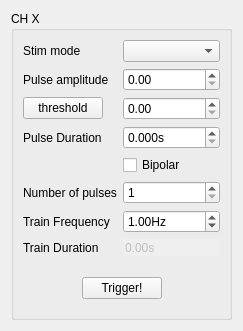
<?xml version="1.0" encoding="UTF-8"?>
<ui version="4.0">
 <class>Form</class>
 <widget class="QWidget" name="Form">
  <property name="geometry">
   <rect>
    <x>0</x>
    <y>0</y>
    <width>238</width>
    <height>311</height>
   </rect>
  </property>
  <property name="windowTitle">
   <string>Form</string>
  </property>
  <layout class="QHBoxLayout" name="horizontalLayout">
   <item>
    <widget class="QGroupBox" name="channelGroupBox">
     <property name="title">
      <string>CH X</string>
     </property>
     <property name="checkable">
      <bool>false</bool>
     </property>
     <layout class="QFormLayout" name="formLayout">
      <item row="0" column="0">
       <widget class="QLabel" name="label_10">
        <property name="text">
         <string>Stim mode</string>
        </property>
       </widget>
      </item>
      <item row="0" column="1">
       <widget class="QComboBox" name="stimModeComboBox"/>
      </item>
      <item row="1" column="0">
       <widget class="QLabel" name="label_7">
        <property name="text">
         <string>Pulse amplitude</string>
        </property>
       </widget>
      </item>
      <item row="1" column="1">
       <widget class="ScienDSpinBox" name="stimAmplitudeSpinBox"/>
      </item>
      <item row="4" column="1">
       <widget class="QCheckBox" name="isBipolarCheckBox">
        <property name="toolTip">
         <string>In bipolar mode, the pulse is symetrical relative to 0</string>
        </property>
        <property name="text">
         <string>Bipolar</string>
        </property>
       </widget>
      </item>
      <item row="6" column="0">
       <widget class="QLabel" name="label_8">
        <property name="text">
         <string>Number of pulses</string>
        </property>
       </widget>
      </item>
      <item row="6" column="1">
       <widget class="QSpinBox" name="stimNPulsesSpinBox">
        <property name="minimum">
         <number>1</number>
        </property>
        <property name="maximum">
         <number>999999999</number>
        </property>
       </widget>
      </item>
      <item row="7" column="0">
       <widget class="QLabel" name="label_9">
        <property name="text">
         <string>Train Frequency</string>
        </property>
       </widget>
      </item>
      <item row="7" column="1">
       <widget class="ScienDSpinBox" name="stimTrainFreqSpinBox">
        <property name="suffix">
         <string>Hz</string>
        </property>
        <property name="decimals">
         <number>2</number>
        </property>
        <property name="value">
         <double>1.000000000000000</double>
        </property>
       </widget>
      </item>
      <item row="8" column="0">
       <widget class="QLabel" name="label_11">
        <property name="text">
         <string>Train Duration</string>
        </property>
       </widget>
      </item>
      <item row="8" column="1">
       <widget class="ScienDSpinBox" name="stimTrainDurationSpinBox">
        <property name="enabled">
         <bool>false</bool>
        </property>
        <property name="frame">
         <bool>false</bool>
        </property>
        <property name="buttonSymbols">
         <enum>QAbstractSpinBox::NoButtons</enum>
        </property>
        <property name="suffix">
         <string>s</string>
        </property>
       </widget>
      </item>
      <item row="9" column="1">
       <spacer name="verticalSpacer">
        <property name="orientation">
         <enum>Qt::Vertical</enum>
        </property>
        <property name="sizeHint" stdset="0">
         <size>
          <width>20</width>
          <height>40</height>
         </size>
        </property>
       </spacer>
      </item>
      <item row="10" column="0" colspan="2">
       <widget class="QWidget" name="widget" native="true">
        <layout class="QHBoxLayout" name="horizontalLayout_2">
         <item>
          <spacer name="horizontalSpacer">
           <property name="orientation">
            <enum>Qt::Horizontal</enum>
           </property>
           <property name="sizeHint" stdset="0">
            <size>
             <width>40</width>
             <height>20</height>
            </size>
           </property>
          </spacer>
         </item>
         <item>
          <widget class="QPushButton" name="trigStimPushButton">
           <property name="text">
            <string>Trigger!</string>
           </property>
           <property name="icon">
            <iconset>
             <normalon>:/icons/Lightning</normalon>
            </iconset>
           </property>
          </widget>
         </item>
         <item>
          <spacer name="horizontalSpacer_2">
           <property name="orientation">
            <enum>Qt::Horizontal</enum>
           </property>
           <property name="sizeHint" stdset="0">
            <size>
             <width>40</width>
             <height>20</height>
            </size>
           </property>
          </spacer>
         </item>
        </layout>
       </widget>
      </item>
      <item row="3" column="1">
       <widget class="ScienDSpinBox" name="stimDurationSpinBox">
        <property name="suffix">
         <string>s</string>
        </property>
        <property name="decimals">
         <number>3</number>
        </property>
        <property name="minimum">
         <double>0.000000000000000</double>
        </property>
        <property name="maximum">
         <double>1000000000.000000000000000</double>
        </property>
        <property name="singleStep">
         <double>0.000001000000000</double>
        </property>
        <property name="value">
         <double>0.000000000000000</double>
        </property>
       </widget>
      </item>
      <item row="3" column="0">
       <widget class="QLabel" name="label">
        <property name="text">
         <string>Pulse Duration</string>
        </property>
       </widget>
      </item>
      <item row="2" column="0">
       <widget class="QPushButton" name="thresholdButton">
        <property name="toolTip">
         <string>Clicking this button enables &quot;Threshold&quot; mode, where the amplitude is defined as a multiple of the threshold value</string>
        </property>
        <property name="text">
         <string>threshold</string>
        </property>
        <property name="checkable">
         <bool>true</bool>
        </property>
        <property name="flat">
         <bool>false</bool>
        </property>
       </widget>
      </item>
      <item row="2" column="1">
       <widget class="ScienDSpinBox" name="thresholdValueSpinBox"/>
      </item>
     </layout>
    </widget>
   </item>
  </layout>
 </widget>
 <customwidgets>
  <customwidget>
   <class>ScienDSpinBox</class>
   <extends>QDoubleSpinBox</extends>
   <header location="global">src.scientific_spinbox</header>
  </customwidget>
 </customwidgets>
 <tabstops>
  <tabstop>stimModeComboBox</tabstop>
  <tabstop>stimAmplitudeSpinBox</tabstop>
  <tabstop>thresholdButton</tabstop>
  <tabstop>thresholdValueSpinBox</tabstop>
  <tabstop>stimDurationSpinBox</tabstop>
  <tabstop>isBipolarCheckBox</tabstop>
  <tabstop>stimNPulsesSpinBox</tabstop>
  <tabstop>stimTrainFreqSpinBox</tabstop>
  <tabstop>stimTrainDurationSpinBox</tabstop>
  <tabstop>trigStimPushButton</tabstop>
 </tabstops>
 <resources>
  <include location="../resources/resources.qrc"/>
 </resources>
 <connections/>
</ui>
